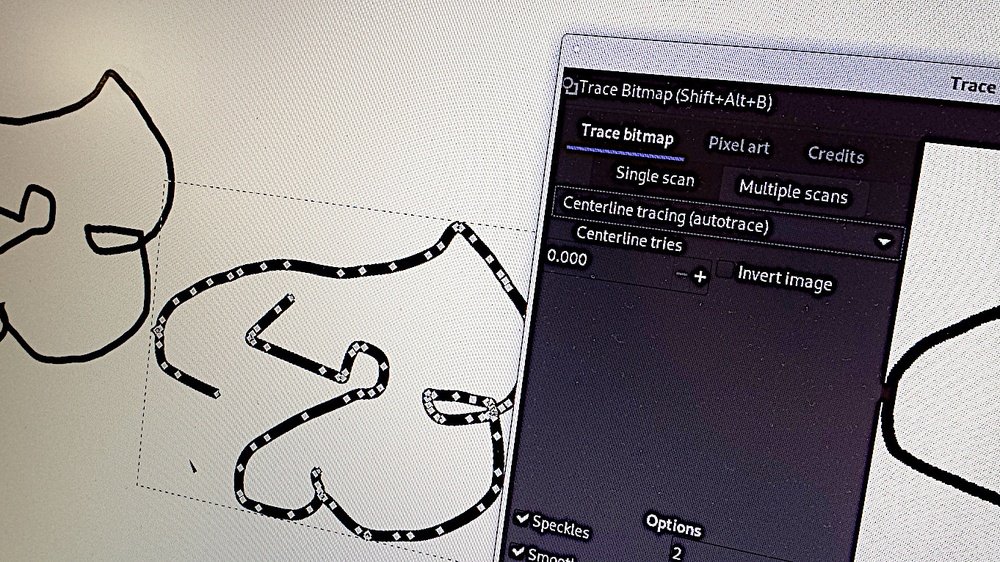
#> input picture testdata/20190528_195103.jpg, 1000 x 562 px, shrunk from 1362 x 766 before the run
$ python adaptiveThreshold.py 20190528_195103.jpg
#> lines starting #> are read from the running program, lines starting #| are printed output that depends on the picture; after the words box and inside, x2 and y2 are one past the last pixel; in counts of white or black regions, pixels touching at a corner belong together
#! /usr/bin/python
#
# http://blog.ayoungprogrammer.com/2013/03/tutorial-creating-multiple-choice.html/
#
import cv2

import sys
#img = cv2.imread(sys.argv[1], cv2.IMREAD_COLOR)	# cv2.IMREAD_UNCHANGED
img = cv2.imread(sys.argv[1], cv2.IMREAD_GRAYSCALE)
#> img: shape (562, 1000); min 0, max 255, mean 141.9

img = cv2.GaussianBlur(img, (9,9), 0)
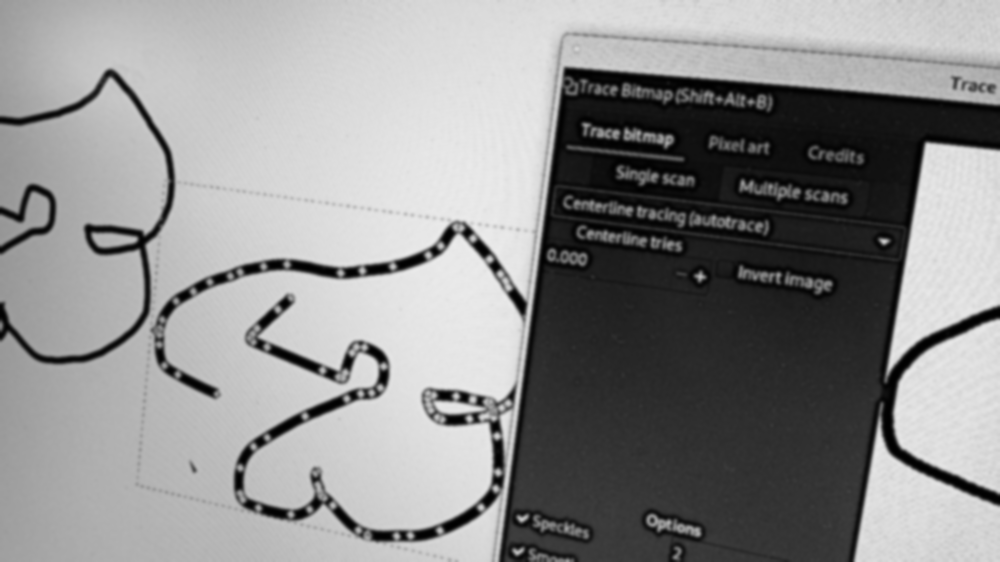
#> img: shape (562, 1000); min 0, max 235, mean 141.9

# ADAPTIVE_THRESH_MEAN_C or ADAPTIVE_THRESH_GAUSSIAN_C
# THRESH_BINARY or THRESH_BINARY_INV
img = cv2.adaptiveThreshold(img, 255, cv2.ADAPTIVE_THRESH_MEAN_C, cv2.THRESH_BINARY, 7, 0)
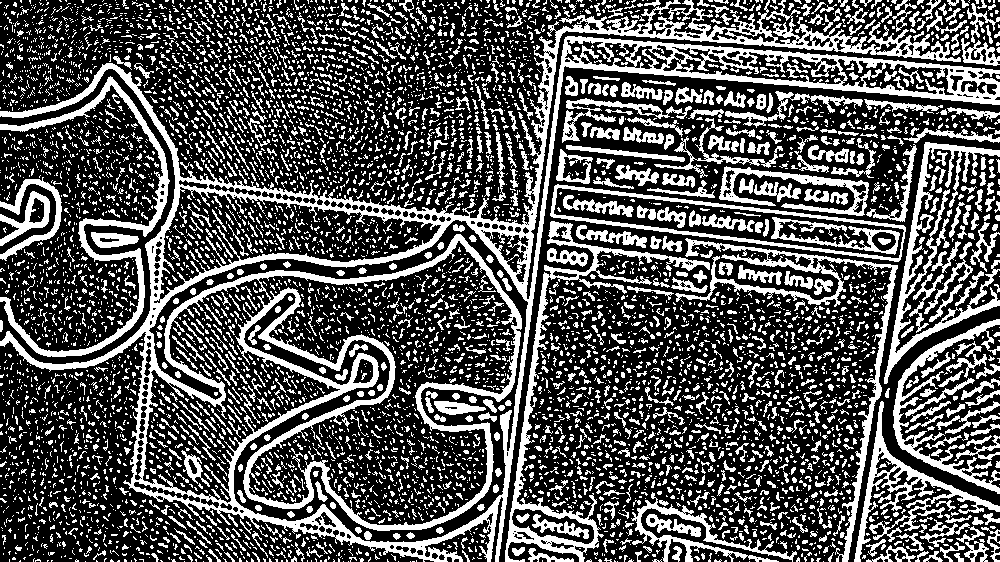
#> img: shape (562, 1000); 32.9% white; 6838 white regions (5574 under 20 px), largest, box (x1, y1, x2, y2) and area: (0, 0, 1000, 562) 47821, (505, 221, 710, 562) 5312, (884, 142, 1000, 384) 4543


cv2.imshow('image',img)
cv2.waitKey(0)
cv2.destroyAllWindows()


# cv2.adaptiveThreshold(src, maxValue, adaptiveMethod, thresholdType, blockSize, C[, dst]) -> dst

# adaptiveThreshold(img, img,255,CV_ADAPTIVE_THRESH_MEAN_C, CV_THRESH_BINARY,75,10);
# cv::bitwise_not(img, img);
